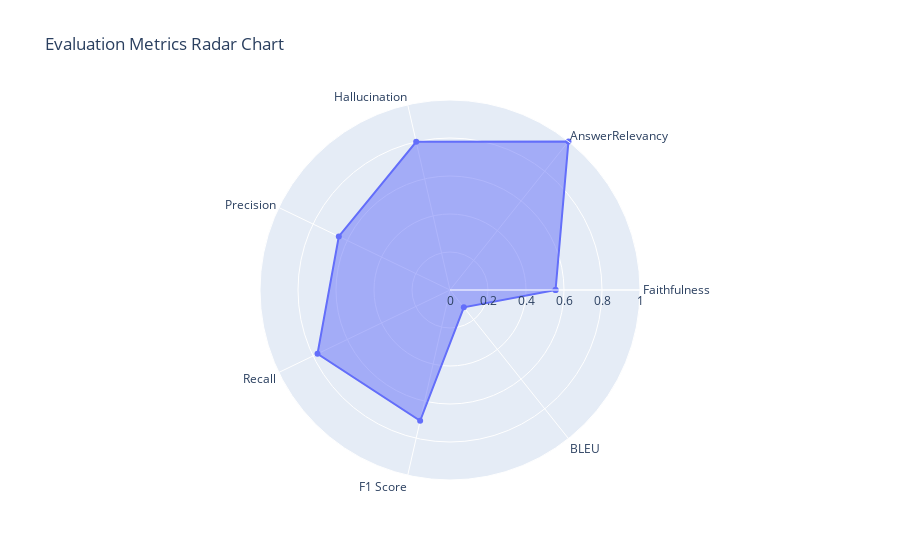

Source (notebook cell):
### Code cell
def create_radar_chart(metrics):
    """
    Creates a radar chart using the provided metrics, excluding any metrics with a value of 0.

    Parameters:
    metrics (dict): A dictionary containing metric names as keys and their values.

    Returns:
    fig (plotly.graph_objects.Figure): The radar chart figure.
    """
    # Filter out metrics with a value of 0
    filtered_metrics = {k: v for k, v in metrics.items() if v != 0}

    # Extract keys and values for plotting
    labels = list(filtered_metrics.keys())
    values = list(filtered_metrics.values())

    # Complete the loop for radar chart
    values += values[:1]
    labels += labels[:1]

    # Create radar chart
    fig = go.Figure(
        data=[
            go.Scatterpolar(
                r=values,
                theta=labels,
                fill='toself',
                name='Metrics'
            )
        ],
        layout=go.Layout(
            title='Evaluation Metrics Radar Chart',
            polar=dict(
                radialaxis=dict(
                    visible=True,
                    range=[0, 1]
                )
            ),
            showlegend=False
        )
    )

    return fig

# Example metrics
metrics = {
    'Faithfulness': 0.5555555555555556,
    'AnswerRelevancy': 1.0,
    'Bias': 0.0,
    'Hallucination': 0.8,
    'KnowledgeRetention': 0.0,
    'Toxicity': 0.0,
    'Precision': 0.6495616879278017,
    'Recall': 0.7740253260379719,
    'F1 Score': 0.706328937705019,
    'BLEU': 0.11674985327973864
}

# Create the radar chart
fig = create_radar_chart(metrics)
fig.show()

### Figure 1 — Plotly figure (JSON) as saved in the notebook; plotly's stock layout.template omitted (floating-point values rounded to 4 significant figures)
{"data": [{"fill": "toself", "name": "Metrics", "r": [0.5556, 1.0, 0.8, 0.6496, 0.774, 0.7063, 0.1167, 0.5556], "theta": ["Faithfulness", "AnswerRelevancy", "Hallucination", "Precision", "Recall", "F1 Score", "BLEU", "Faithfulness"], "type": "scatterpolar"}], "layout": {"polar": {"radialaxis": {"range": [0, 1], "visible": true}}, "showlegend": false, "title": {"text": "Evaluation Metrics Radar Chart"}}}
